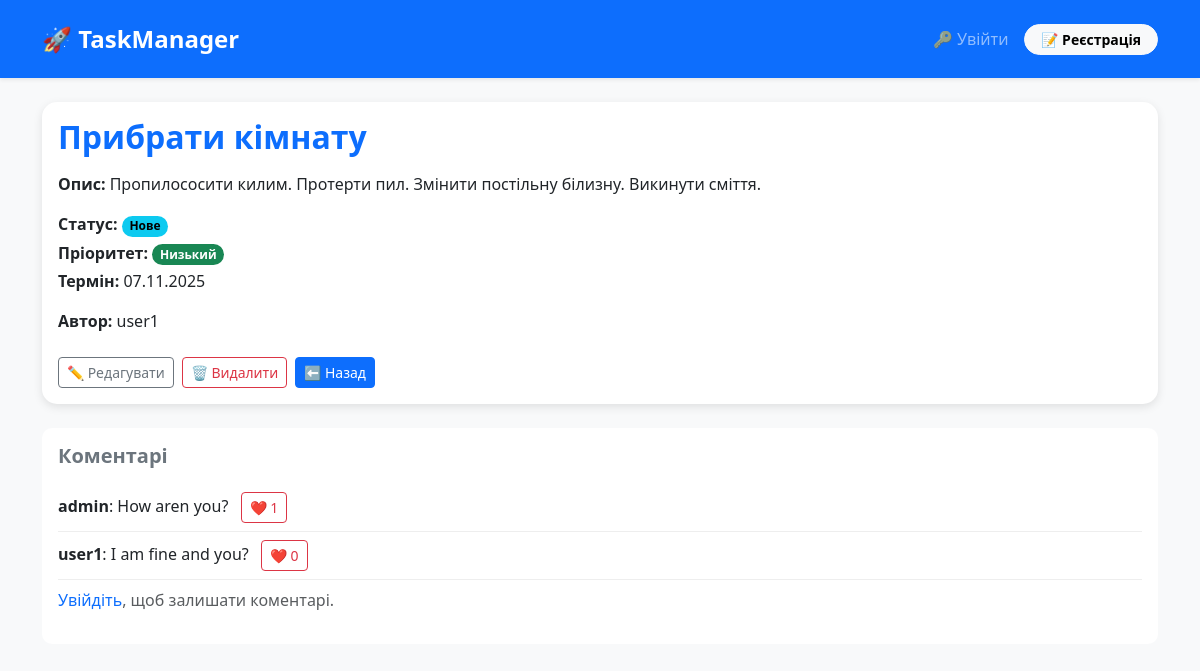
The app's page /16, older data.
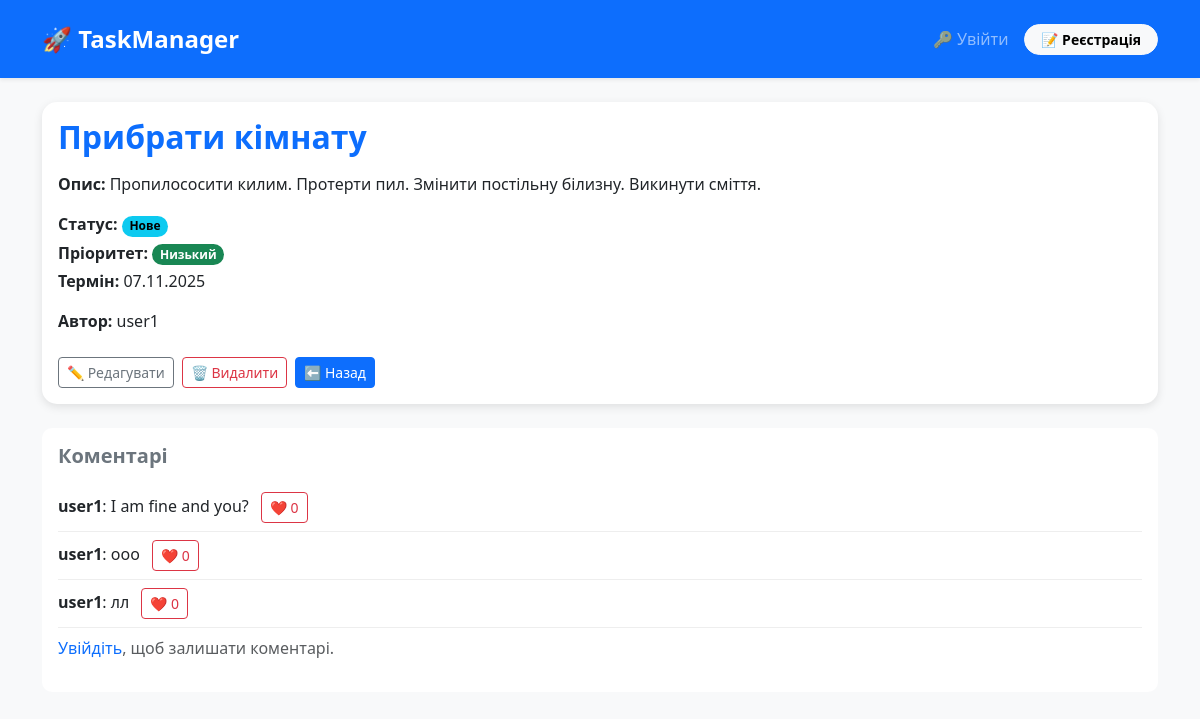
The same page, newer data.
### tasks/models.py (models this page shows, shortened)
class Comment(models.Model):
    task = models.ForeignKey(Task, on_delete=models.CASCADE, related_name="comments")
    author = models.ForeignKey(User,on_delete=models.CASCADE)
    content = models.CharField(max_length=250)
    create_at = models.DateTimeField(auto_now_add=True)
    media = models.FileField(upload_to="comment_media",blank=True,null=True)
    class Meta:
        ordering = ["create_at"]

### tasks/views.py (the view)
# urls.py: path('<int:pk>',TaskDetailView.as_view(),name="task_detail"),
class TaskDetailView(DetailView):
    model = Task
    template_name = "tasks/task_detail.html"
    context_object_name = "task"

### templates/tasks/task_detail.html (shortened to what the changed rows need)
<!DOCTYPE html>
<html lang="uk">
<head>
  <link href="https://cdn.jsdelivr.net/npm/bootstrap@5.3.8/dist/css/bootstrap.min.css" rel="stylesheet">
</head>
<body>
  <div class="container">
    <div class="card task-card border-0 mb-4">
      <div class="card-body">
        <h2 class="text-primary fw-bold">{{ task.title }}</h2>
      </div>
    </div>
    <div class="comment-box">
      <h5 class="fw-bold text-secondary mb-3">Коментарі</h5>
      {% for comment in task.comments.all %}
        <div class="comment">
          <strong>{{ comment.author.username }}</strong>:
          <span>{{ comment.content }}</span>
          <form action="{% url 'like_comment' comment.id %}" method="post" class="d-inline">
            <button type="submit" class="btn btn-sm btn-outline-danger ms-2">
              ❤️ {{ comment.likes.count }}
            </button>
          </form>
        </div>
      {% empty %}
        <p class="text-muted">Немає коментарів.</p>
      {% endfor %}
      {% if user.is_authenticated %}
      <form method="post" enctype="multipart/form-data" class="mt-2">
          {% csrf_token %}
          {{ form.content }}
          <input type="file" name="media" class="form-control mt-2">
          <input type="hidden" name="task_id" value="{{ task.pk }}">
          <button type="submit" class="btn btn-sm btn-primary mt-2">💬 Додати коментар</button>
      </form>
      {% else %}
          <p class="text-muted mt-2">
              <a href="{% url 'login' %}" class="text-decoration-none">Увійдіть</a>, щоб залишати коментарі.
          </p>
      {% endif %}
    </div>
  </div>
</body>
</html>

Row changes from the older to the newer data that the page shows:
removed Comment: author.username "admin", content "How aren you?", likes.count "1"
added Comment: author.username "user1", content "ооо", likes.count "0"
added Comment: author.username "user1", content "лл", likes.count "0"
